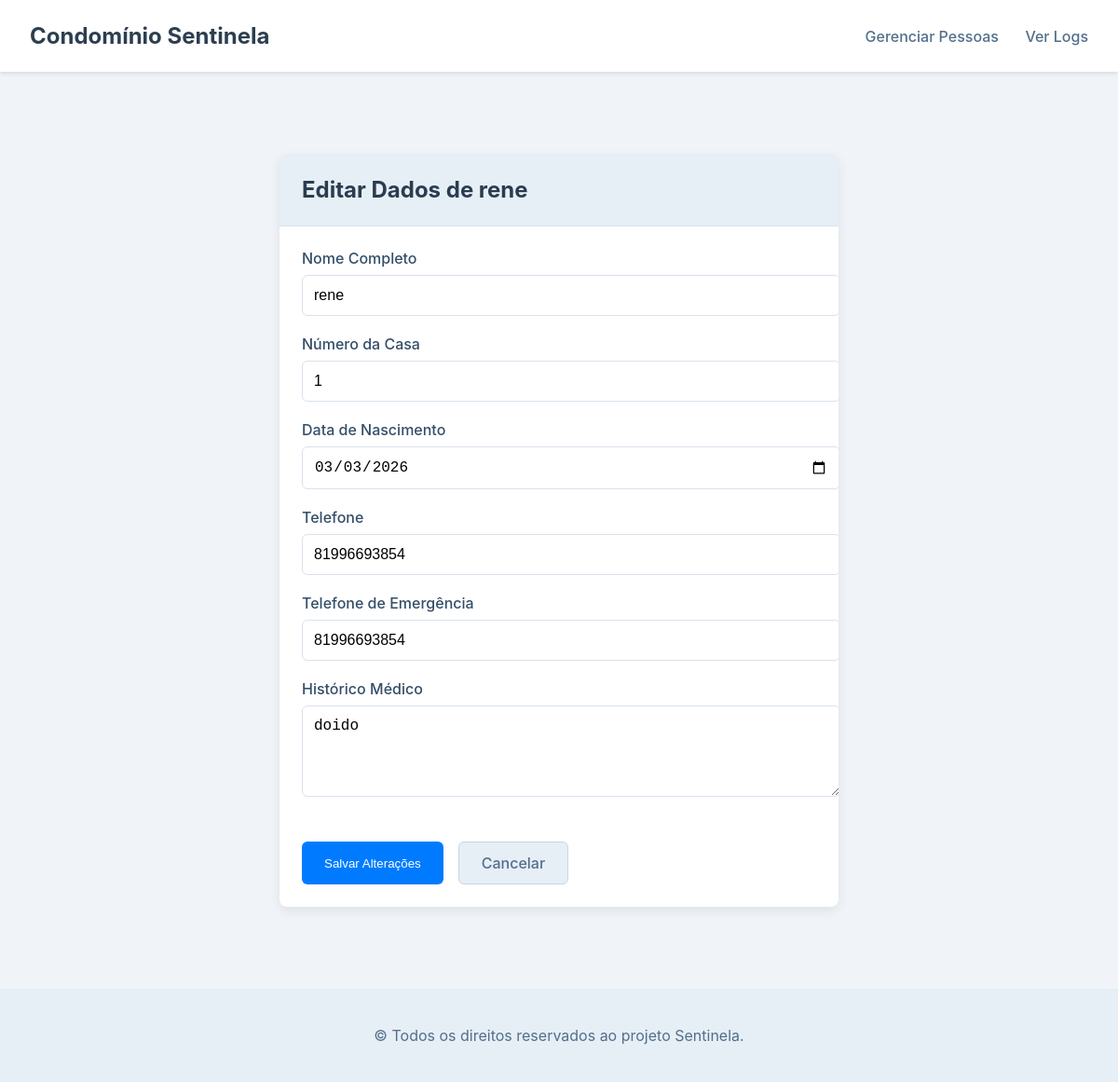
/pessoa/editar/1, run on the app's committed database.
### database/models_db.py (models this page shows, shortened)
class PessoaDB(Base):
    __tablename__ = 'pessoas'
    id_pessoa = Column(Integer, primary_key=True)
    nome = Column(String)
    data_nascimento = Column(String)
    telefone = Column(String)
    telefone_emergencia = Column(String)
    historico_medico = Column(String)
    numero_casa = Column(String)

### controllers/pessoa_bp.py (the view, shortened to what this page needs)
@pessoa_bp.route('/editar/<int:id>', methods=['GET', 'POST'])
def editar_pessoa(id):
    session = get_session()
    try:
        dao = PessoaDAO(session)
        pessoa_db = dao.obter_pessoa_por_id(id)
        if not pessoa_db:
            return render_template('erro.html', mensagem="Pessoa não encontrada"), 404
        return render_template('pessoa/editar.html', pessoa=pessoa_db)
    finally:
        session.close()

### controllers/pessoa_bp.py (called while the page is built)
def get_session():
    return Session()

### database/dao.py (called while the page is built)
    def obter_pessoa_por_id(self, id_pessoa):
        return self.session.query(PessoaDB).filter_by(id_pessoa=id_pessoa).first()

### templates/pessoa/editar.html (shortened to what this page needs)
{% extends "pessoa/base.html" %}
{% block conteudo %}
<div class="card form-card">
<div class="card-header">
<h1>Editar Dados de {{ pessoa.nome }}</h1>
</div>
<div class="card-body">
<form id="form-edicao" action="{{ url_for('pessoa.editar_pessoa', id=pessoa.id_pessoa) }}" method="post">
            <label for="nome">Nome Completo</label>
            <input type="text" id="nome" name="nome" value="{{ pessoa.nome }}" required>
            <label for="numero_casa">Número da Casa</label>
            <input type="text" id="numero_casa" name="numero_casa" value="{{ pessoa.numero_casa }}" required>
            <label for="data_nascimento">Data de Nascimento</label>
            <input type="date" id="data_nascimento" name="data_nascimento" value="{{ pessoa.data_nascimento }}" required>
            <label for="telefone">Telefone</label>
            <input type="tel" id="telefone" name="telefone" value="{{ pessoa.telefone }}">
            <label for="telefone_emergencia">Telefone de Emergência</label>
            <input type="tel" id="telefone_emergencia" name="telefone_emergencia" value="{{ pessoa.telefone_emergencia }}">
            <label for="historico_medico">Histórico Médico</label>
            <textarea id="historico_medico" name="historico_medico" rows="4">{{ pessoa.historico_medico }}</textarea>
            <div class="button-group">
                <button type="submit" class="button primary-button">Salvar Alterações</button>
                <a href="{{ url_for('pessoa.detalhes_pessoa', id=pessoa.id_pessoa) }}" class="button secondary-button">Cancelar</a>
            </div>
        </form>
    </div>
</div>
{% endblock %}

### static/css/pessoa.css (style rules this page uses)
body { font-family: 'Inter', sans-serif; background-color: #f0f4f8; color: #334e68; margin: 0; padding: 0; display: flex; flex-direction: column; min-height: 100vh; }
.card { background-color: #ffffff; border-radius: 8px; box-shadow: 0 4px 12px rgba(0, 0, 0, 0.08); overflow: hidden; margin-bottom: 2rem; }
.card-header { background-color: #e6eef6; padding: 1.5rem; border-bottom: 1px solid #d8e2ed; }
.card-header h1 { margin: 0; font-size: 1.5rem; color: #2a3c4f; }
.card-body { padding: 1.5rem; }
.form-card { max-width: 600px; margin: 2rem auto; }
.button { text-decoration: none; padding: 0.75rem 1.5rem; border-radius: 6px; font-weight: 500; cursor: pointer; text-align: center; display: inline-block; border: none; transition: background-color 0.2s, transform 0.1s; }
.primary-button { background-color: #007bff; color: white; }
.secondary-button { background-color: #e6eef6; color: #526f8b; border: 1px solid #c9d5e2; }
form label { display: block; margin-bottom: 0.5rem; font-weight: 500; }
form input, form textarea { width: 100%; padding: 0.75rem; margin-bottom: 1.25rem; border: 1px solid #d8e2ed; border-radius: 6px; font-size: 1rem; }
.button-group { display: flex; gap: 1rem; margin-top: 1.5rem; }

### data on the page
PessoaDB: nome "rene", numero_casa "1", data_nascimento "03/03/2026", telefone "81996693854", telefone_emergencia "81996693854", historico_medico "doido"
